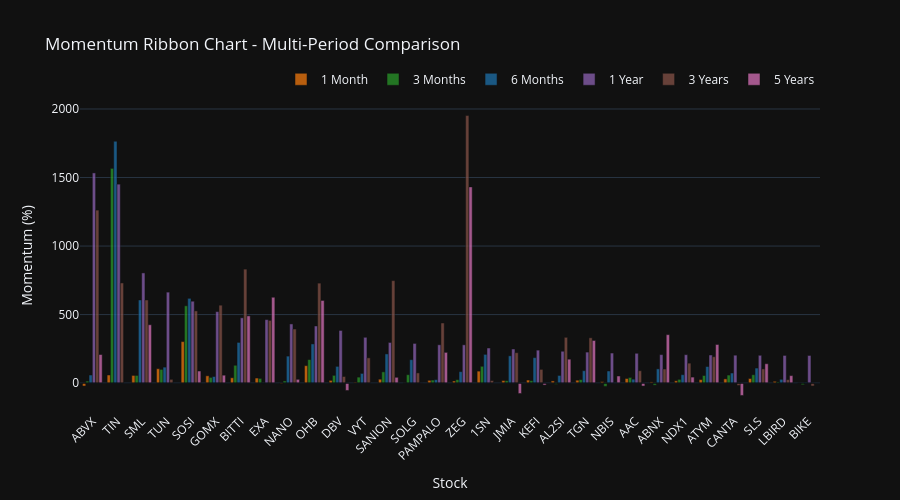

The notebook cell saved with this chart:
### Code cell
create_momentum_ribbon_chart(df).show()

### Figure 1 — Plotly figure (JSON) as saved in the notebook; plotly's stock layout.template omitted (floating-point values rounded to 4 significant figures)
{"data": [{"marker": {"color": "rgb(255, 127, 14)"}, "name": "1 Month", "opacity": 0.7, "x": ["ABVX", "TIN", "SML", "TUN", "SOSI", "GOMX", "BITTI", "EXA", "NANO", "OHB", "DBV", "VYT", "SANION", "SOLG", "PAMPALO", "ZEG", "1SN", "JMIA", "KEFI", "AL2SI", "TGN", "NBIS", "AAC", "ABNX", "NDX1", "ATYM", "CANTA", "SLS", "LBIRD", "BIKE"], "y": [-21.65, 58.82, 55.86, 104.9, 302.8, 53.07, 38.75, 36.8, -6.846, 127.0, 19.67, 6.111, 28.27, 1.449, 20.14, 15.44, 87.37, 18.59, 22.14, 15.78, 21.11, 10.31, 33.4, 8.499, 16.63, 25.67, 30.66, 33.36, 12.92, -0.9804], "type": "bar"}, {"marker": {"color": "rgb(44, 160, 44)"}, "name": "3 Months", "opacity": 0.7, "x": ["ABVX", "TIN", "SML", "TUN", "SOSI", "GOMX", "BITTI", "EXA", "NANO", "OHB", "DBV", "VYT", "SANION", "SOLG", "PAMPALO", "ZEG", "1SN", "JMIA", "KEFI", "AL2SI", "TGN", "NBIS", "AAC", "ABNX", "NDX1", "ATYM", "CANTA", "SLS", "LBIRD", "BIKE"], "y": [14.58, 1567.0, 55.86, 100.0, 563.9, 41.53, 129.9, 33.98, 15.72, 171.6, 56.32, 43.61, 81.94, 61.1, 22.1, 25.1, 122.5, 17.38, 17.65, -8.415, 25.76, -24.13, 41.02, -15.27, 27.16, 55.39, 58.51, 60.96, 8.257, -11.92], "type": "bar"}, {"marker": {"color": "rgb(31, 119, 180)"}, "name": "6 Months", "opacity": 0.7, "x": ["ABVX", "TIN", "SML", "TUN", "SOSI", "GOMX", "BITTI", "EXA", "NANO", "OHB", "DBV", "VYT", "SANION", "SOLG", "PAMPALO", "ZEG", "1SN", "JMIA", "KEFI", "AL2SI", "TGN", "NBIS", "AAC", "ABNX", "NDX1", "ATYM", "CANTA", "SLS", "LBIRD", "BIKE"], "y": [58.77, 1765.0, 606.2, 116.5, 618.4, 47.88, 296.8, -3.158, 196.9, 285.8, 121.9, 70.54, 212.9, 170.8, 25.28, 83.41, 209.6, 198.9, 185.7, 55.66, 90.31, 88.31, 28.52, 103.7, 61.26, 120.9, 73.4, 109.7, 27.57, 5.208], "type": "bar"}, {"marker": {"color": "rgb(148, 103, 189)"}, "name": "1 Year", "opacity": 0.7, "x": ["ABVX", "TIN", "SML", "TUN", "SOSI", "GOMX", "BITTI", "EXA", "NANO", "OHB", "DBV", "VYT", "SANION", "SOLG", "PAMPALO", "ZEG", "1SN", "JMIA", "KEFI", "AL2SI", "TGN", "NBIS", "AAC", "ABNX", "NDX1", "ATYM", "CANTA", "SLS", "LBIRD", "BIKE"], "y": [1534.0, 1452.0, 804.0, 663.6, 597.5, 521.7, 476.4, 463.3, 431.7, 416.8, 384.1, 334.1, 296.5, 289.4, 279.5, 279.2, 256.0, 248.9, 240.4, 232.3, 226.1, 219.2, 217.4, 207.9, 207.3, 204.8, 203.6, 202.7, 201.8, 201.5], "type": "bar"}, {"marker": {"color": "rgb(140, 86, 75)"}, "name": "3 Years", "opacity": 0.7, "x": ["ABVX", "TIN", "SML", "TUN", "SOSI", "GOMX", "BITTI", "EXA", "NANO", "OHB", "DBV", "VYT", "SANION", "SOLG", "PAMPALO", "ZEG", "1SN", "JMIA", "KEFI", "AL2SI", "TGN", "NBIS", "AAC", "ABNX", "NDX1", "ATYM", "CANTA", "SLS", "LBIRD", "BIKE"], "y": [1262.0, 730.8, 606.2, 27.27, 526.7, 568.5, 831.7, 457.6, 394.8, 729.3, 48.13, 184.2, 747.7, 74.13, 438.3, 1952.0, 18.67, 222.0, 100.0, 333.9, 330.7, NaN, 90.13, 102.6, 145.5, 192.4, -17.56, 103.5, 25.13, -21.6], "type": "bar"}, {"marker": {"color": "rgb(227, 119, 194)"}, "name": "5 Years", "opacity": 0.7, "x": ["ABVX", "TIN", "SML", "TUN", "SOSI", "GOMX", "BITTI", "EXA", "NANO", "OHB", "DBV", "VYT", "SANION", "SOLG", "PAMPALO", "ZEG", "1SN", "JMIA", "KEFI", "AL2SI", "TGN", "NBIS", "AAC", "ABNX", "NDX1", "ATYM", "CANTA", "SLS", "LBIRD", "BIKE"], "y": [208.4, NaN, 425.6, NaN, 87.94, 57.62, 490.4, 626.3, 27.38, 603.0, -53.85, NaN, 42.11, -2.946, 224.0, 1432.0, NaN, -76.06, -14.44, 174.4, 311.0, 51.52, -21.67, 353.3, 43.71, 281.6, -90.25, 141.2, 54.45, NaN], "type": "bar"}], "layout": {"shapes": [{"line": {"color": "black", "dash": "solid", "width": 1}, "type": "line", "x0": 0, "x1": 1, "xref": "x domain", "y0": 0, "y1": 0, "yref": "y"}], "legend": {"orientation": "h", "yanchor": "bottom", "y": 1.02, "xanchor": "right", "x": 1}, "xaxis": {"title": {"text": "Stock"}, "tickangle": -45}, "title": {"text": "Momentum Ribbon Chart - Multi-Period Comparison"}, "yaxis": {"title": {"text": "Momentum (%)"}}, "barmode": "group", "height": 500}}
